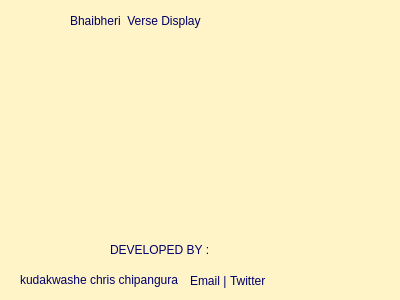
<?xml version="1.0" encoding="UTF-8"?>
<ui version="4.0">
 <class>Dialog</class>
 <widget class="QDialog" name="Dialog">
  <property name="geometry">
   <rect>
    <x>0</x>
    <y>0</y>
    <width>400</width>
    <height>300</height>
   </rect>
  </property>
  <property name="windowTitle">
   <string>Dialog</string>
  </property>
  <property name="styleSheet">
   <string notr="true">background-color: rgb(255, 244, 199);</string>
  </property>
  <widget class="QLabel" name="label">
   <property name="geometry">
    <rect>
     <x>70</x>
     <y>0</y>
     <width>311</width>
     <height>41</height>
    </rect>
   </property>
   <property name="styleSheet">
    <string notr="true">color: rgb(0, 0, 99);
font: 63 16pt &quot;Segoe UI Semibold&quot;;</string>
   </property>
   <property name="text">
    <string>Bhaibheri  Verse Display</string>
   </property>
  </widget>
  <widget class="QLabel" name="label_2">
   <property name="geometry">
    <rect>
     <x>110</x>
     <y>240</y>
     <width>211</width>
     <height>21</height>
    </rect>
   </property>
   <property name="styleSheet">
    <string notr="true">color: rgb(0, 0, 108);
font: 75 14pt &quot;Rockwell&quot;;</string>
   </property>
   <property name="text">
    <string>&lt;html&gt;&lt;head/&gt;&lt;body&gt;&lt;p&gt;DEVELOPED BY :&lt;/p&gt;&lt;/body&gt;&lt;/html&gt;</string>
   </property>
  </widget>
  <widget class="QLabel" name="label_3">
   <property name="geometry">
    <rect>
     <x>20</x>
     <y>270</y>
     <width>191</width>
     <height>20</height>
    </rect>
   </property>
   <property name="styleSheet">
    <string notr="true">color: rgb(0, 0, 108);
font: italic 9pt &quot;Segoe UI&quot;;</string>
   </property>
   <property name="text">
    <string>kudakwashe chris chipangura</string>
   </property>
  </widget>
  <widget class="QLabel" name="label_4">
   <property name="geometry">
    <rect>
     <x>190</x>
     <y>270</y>
     <width>61</width>
     <height>21</height>
    </rect>
   </property>
   <property name="styleSheet">
    <string notr="true">color: rgb(0, 0, 108);
font: 75 9pt &quot;Segoe UI&quot;;</string>
   </property>
   <property name="text">
    <string>Email |</string>
   </property>
  </widget>
  <widget class="QLabel" name="label_5">
   <property name="geometry">
    <rect>
     <x>230</x>
     <y>270</y>
     <width>61</width>
     <height>21</height>
    </rect>
   </property>
   <property name="styleSheet">
    <string notr="true">color: rgb(0, 0, 108);
font: 75 9pt &quot;Segoe UI&quot;;</string>
   </property>
   <property name="text">
    <string>Twitter</string>
   </property>
  </widget>
 </widget>
 <resources/>
 <connections/>
</ui>
